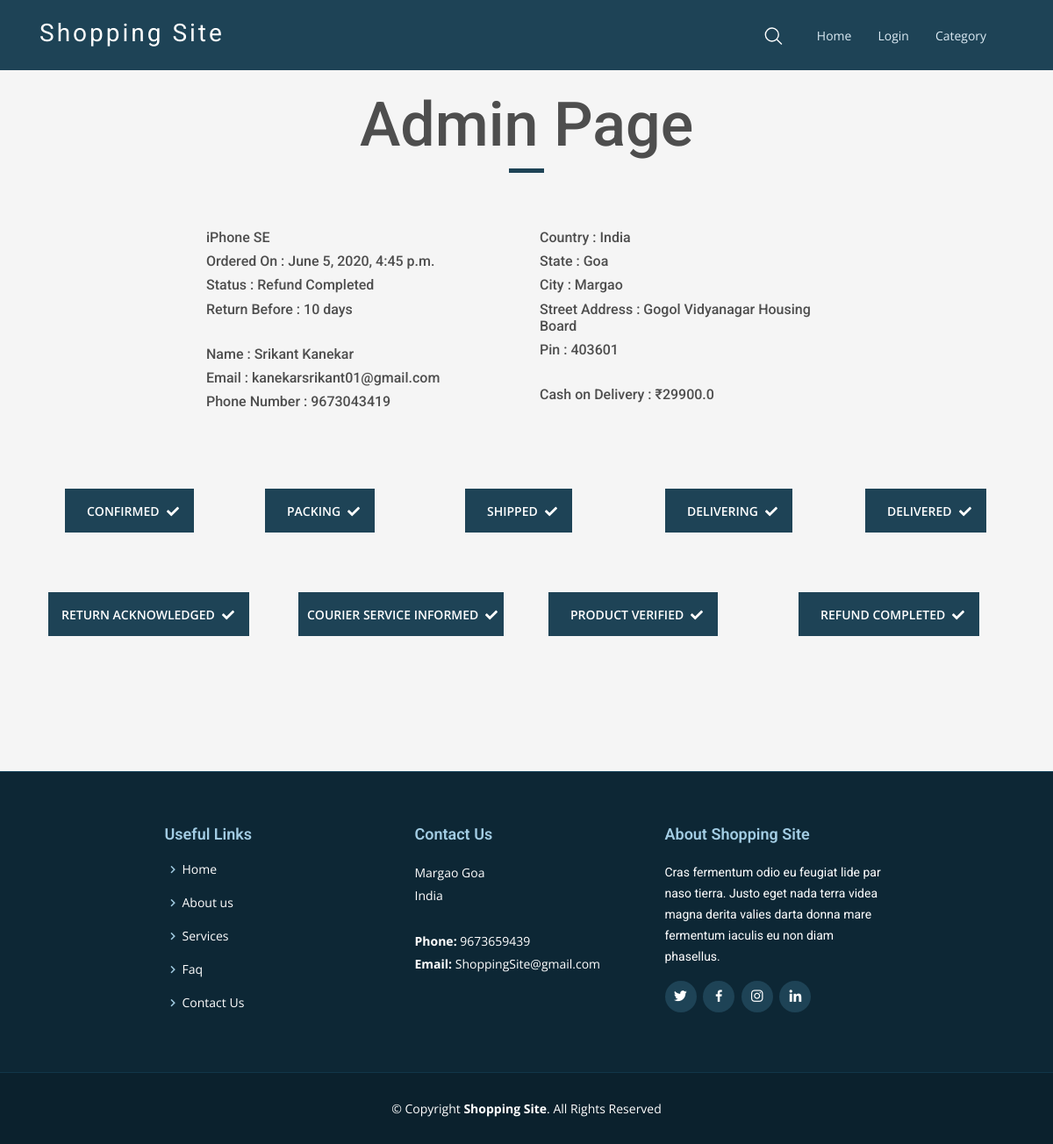
/admin_product_page/10, run on the app's committed database.
### products/models.py (models this page shows, shortened)
class Admin(models.Model):
    ordered_product = models.ForeignKey(Product, on_delete=models.CASCADE, related_name='admin')
    customer = models.ForeignKey(User, on_delete=models.CASCADE)
    status = models.IntegerField(choices=order_status, default=0)
    order_placed_date = models.DateTimeField(default=timezone.now, blank=True, null=True)
    order_confirmed_date = models.DateTimeField(blank=True, null=True)
    packing_date = models.DateTimeField(blank=True, null=True)
    shipped_date = models.DateTimeField(blank=True, null=True)
    out_for_delivery_date = models.DateTimeField(blank=True, null=True)
    delivered_date = models.DateTimeField(default=one_week_hence, blank=True, null=True)
    order_cancelled_date = models.DateTimeField(blank=True, null=True)
    return_request_placed_date = models.DateTimeField(blank=True, null=True)
    return_request_acknowledged_date = models.DateTimeField(blank=True, null=True)
    courier_service_informed_date = models.DateTimeField(blank=True, null=True)
    return_product_verified_date = models.DateTimeField(blank=True, null=True)
    refund_completed_date = models.DateTimeField(blank=True, null=True)
    delivered = models.BooleanField(default=False)

class Product(models.Model):
    title = models.CharField(max_length=100)
    category = TreeForeignKey('Category', null=True, blank=True, on_delete=models.CASCADE)
    image_url_1 = models.ImageField(upload_to='product/img', null=True, blank=True)
    image_url_2 = models.ImageField(upload_to='product/img', null=True, blank=True)
    image_url_3 = models.ImageField(upload_to='product/img', null=True, blank=True)
    offer_price = models.FloatField(default=0)
    original_price = models.FloatField(default=0)
    description = models.TextField(null=True, blank=True)
    quantity_left = models.IntegerField(null=True, blank=True)
    return_days = models.IntegerField(null=True, blank=True)
    slug = models.SlugField(unique=True, blank=True)

class Profile(models.Model):
    user = models.OneToOneField(User, on_delete=models.CASCADE)
    first_name = models.CharField(max_length=100, blank=True, null=True)
    last_name = models.CharField(max_length=100, blank=True, null=True)
    email = models.CharField(max_length=100, blank=True, null=True)
    dp = models.ImageField(upload_to='profile/img', null=True)
    country = models.CharField(max_length=20, null=True)
    state = models.CharField(max_length=20, null=True)
    city = models.CharField(max_length=20, null=True)
    street_address = models.CharField(max_length=50, null=True)
    postcode = models.IntegerField(null=True)
    phone_number = models.IntegerField(null=True)
    gender = models.CharField(choices=(('Male', 'Male'), ('Female', 'Female')), max_length=10, null=True)
    wishlist_products = models.ManyToManyField(Product, blank=True, related_name='wishlist')
    cart_products = models.ManyToManyField(Product, blank=True)
    total_original = models.IntegerField(default=0)
    total_offer = models.IntegerField(default=0)
    total = models.IntegerField(default=0)

### products/views.py (the view)
# urls.py: path('admin_product_page/<int:order_id>', views.admin_product_page, name='admin_product_page'),
def admin_product_page(request, order_id):
    order = Admin.objects.get(id=order_id)
    return render(request, 'template/admin_product_page.html', {'order': order})

### products/context_processors.py (called while the page is built)
def add_variable_to_context(request):
    if request.user.is_authenticated:
        wishlist_count = Profile.objects.get(user=request.user).wishlist_products.all().count()
        cart_count = Profile.objects.get(user=request.user).cart_products.all().count()
        order_count = Admin.objects.filter(customer=request.user).count()
        notification_count = Notification.objects.filter(user=request.user, close=False).count()
        notification_new_count = Notification.objects.filter(user=request.user, seen=False).count()
        return {
            'order_count': order_count,
            'wishlist_count': wishlist_count,
            'cart_count': cart_count,
            'notification_count': notification_count,
            'notification_new_count': notification_new_count,
        }
    else:
        return {}

### products/templates/template/admin_product_page.html
{% extends 'template/base.html' %}
{% load static %}
{% block content %}
<section class="portfolio portfolio-title">
    <div class="container">
        <div class="row">
            <div class="col-sm-12">
                <div class="title-box text-center">
                    <h3 class="title-a">
                        Admin page
                    </h3>
                    <div class="line-mf"></div>
                </div>
            </div>
        </div>
    </div>
</section>
<div class="container">
    <div class="row">
        <div class="col-md-8" style="margin: auto;">
            <div class="row">
                <div class="col-md-6">
                    <h6>{{ order.ordered_product.title }}</h6>
                    <h6>Ordered On : {{ order.order_placed_date }}</h6>
                    <h6>Status : {{ order.get_status_display }}</h6>
                    <h6>Return Before : {{ order.ordered_product.return_days }} days</h6>
                    <br>
                    <h6>Name : {{ order.customer.first_name }} {{ order.customer.last_name }} </h6>
                    <h6>Email : {{ order.customer.email }}</h6>
                    <h6>Phone Number : {{ order.customer.profile.phone_number }}</h6>
                </div>
                <div class="col-md-6">
                    <h6>Country : {{ order.customer.profile.country }}</h6>
                    <h6>State : {{ order.customer.profile.state }}</h6>
                    <h6>City : {{ order.customer.profile.city }}</h6>
                    <h6>Street Address : {{ order.customer.profile.street_address }}</h6>
                    <h6>Pin : {{ order.customer.profile.postcode }}</h6>
                    <br>
                    <h6>Cash on Delivery : ₹{{ order.ordered_product.offer_price }}</h6>
                </div>
            </div>
        </div>
    </div>
    <br>
    <br>
    <br>
    <div class="row">
        <div class="col-md-12" style="margin: auto;">
            <div class="row">
                <div class="col-7 col-md-2" style="margin: auto;">
                    <a href="{% url 'admin_status_update' order_id=order.id status=1 %}" style="color: white"
                       class="proceed-btn">
                        Confirmed
                        {% if order.order_confirmed_date is not null %}
                        <span><i class="fas fa-check"></i></span>
                        {% endif %}
                    </a>
                </div>
                <div class="col-7 col-md-2" style="margin: auto;">
                    <a href="{% url 'admin_status_update' order_id=order.id status=2 %}" style="color: white"
                       class="proceed-btn">
                        Packing
                        {% if order.packing_date is not null %}
                        <span><i class="fas fa-check"></i></span>
                        {% endif %}
                    </a>
                </div>
                <div class="col-7 col-md-2" style="margin: auto;">
                    <a href="{% url 'admin_status_update' order_id=order.id status=3 %}" style="color: white"
                       class="proceed-btn">
                        Shipped
                        {% if order.shipped_date is not null %}
                        <span><i class="fas fa-check"></i></span>
                        {% endif %}
                    </a>
                </div>
                <div class="col-7 col-md-2" style="margin: auto;">
                    <a href="{% url 'admin_status_update' order_id=order.id status=4 %}"
                       style="color: white"
                       class="proceed-btn">
                        Delivering
                        {% if order.out_for_delivery_date is not null %}
                        <span><i class="fas fa-check"></i></span>
                        {% endif %}
                    </a>
                </div>
                <div class="col-7 col-md-2" style="margin: auto;">
                    <a href="{% url 'admin_status_update' order_id=order.id status=5 %}" style="color: white"
                       class="proceed-btn">
                        Delivered
                        {% if order.delivered == True %}
                        <span><i class="fas fa-check"></i></span>
                        {% endif %}
                    </a>
                </div>
            </div>
            <br>
            <br>
            <div class="row">
                <div class="col-10 col-md-3" style="margin: auto;">
                    <a href="{% url 'admin_status_update' order_id=order.id status=8 %}"
                       style="color: white; padding: 15px 25px 14px 15px;"
                       class="proceed-btn">
                        Return Acknowledged
                        {% if order.return_request_acknowledged_date is not null %}
                        <span><i class="fas fa-check"></i></span>
                        {% endif %}
                    </a>
                </div>
                <div class="col-10 col-md-3" style="margin: auto;">
                    <a href="{% url 'admin_status_update' order_id=order.id status=9 %}"
                       style="color: white; padding: 15px 15px 14px 10px;"
                       class="proceed-btn">
                        Courier Service Informed
                        {% if order.courier_service_informed_date is not null %}
                        <span><i class="fas fa-check"></i></span>
                        {% endif %}
                    </a>
                </div>
                <div class="col-9 col-md-3" style="margin: auto;">
                    <a href="{% url 'admin_status_update' order_id=order.id status=10 %}"
                       style="color: white;"
                       class="proceed-btn">
                        Product Verified
                        {% if order.return_product_verified_date is not null %}
                        <span><i class="fas fa-check"></i></span>
                        {% endif %}
                    </a>
                </div>
                <div class="col-9 col-md-3" style="margin: auto;">
                    <a href="{% url 'admin_status_update' order_id=order.id status=11 %}"
                       style="color: white"
                       class="proceed-btn">
                        Refund Completed
                        {% if order.refund_completed_date is not null %}
                        <span><i class="fas fa-check"></i></span>
                        {% endif %}
                    </a>
                </div>
            </div>
        </div>
    </div>
</div>
<br>
<br>
<br>
<br>
<br>
<br>
{% endblock %}

### products/static/css/style.css (style rules this page uses)
body { font-family : "Open Sans", sans-serif; color : #4e4e4e; background-color: #f5f5f5; }
a { color : #1e1e1e; text-decoration: none; transition : all 0.5s ease-in-out; }
h1, h2, h3, h4, h5, h6, .font-primary { font-family: "Roboto", sans-serif; }
.portfolio-title { margin-top: 100px; }
.portfolio .title-box { margin-bottom: 4rem; }
.portfolio .title-a { font-size : 70px; font-weight : 500; text-transform: capitalize; }
.portfolio .line-mf { width : 40px; height : 5px; background-color: #1e4356; margin : 0 auto; }
.proceed-btn { font-size : 14px; font-weight : 600; color : #ffffff; background : #1e4356; text-transform: uppercase; padding : 15px 25px 14px 25px; display : inline-flex; text-align : center; margin : 10px; }
.proceed-btn span { position: relative; left : 8px; }

### data on the page
Admin: ordered_product "iPhone SE", order_placed_date "June 5, 2020, 4:45 p.m.", status "Refund Completed", ordered_product.return_days "10", customer.first_name "Srikant", customer.last_name "Kanekar", customer.email "kanekarsrikant01@gmail.com", customer.profile.phone_number "9673043419", customer.profile.country "India", customer.profile.state "Goa", customer.profile.city "Margao", customer.profile.street_address "Gogol Vidyanagar Housing Board", customer.profile.postcode "403601", ordered_product.offer_price "29900.0"
